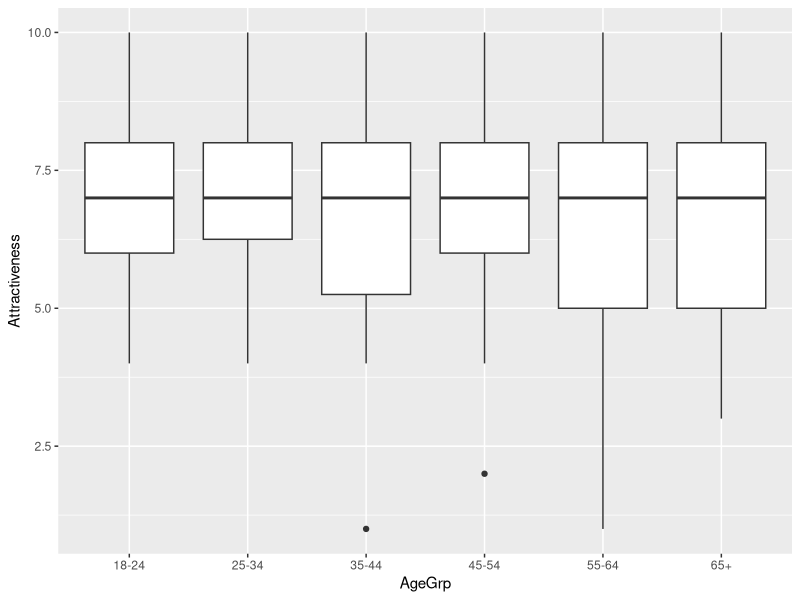
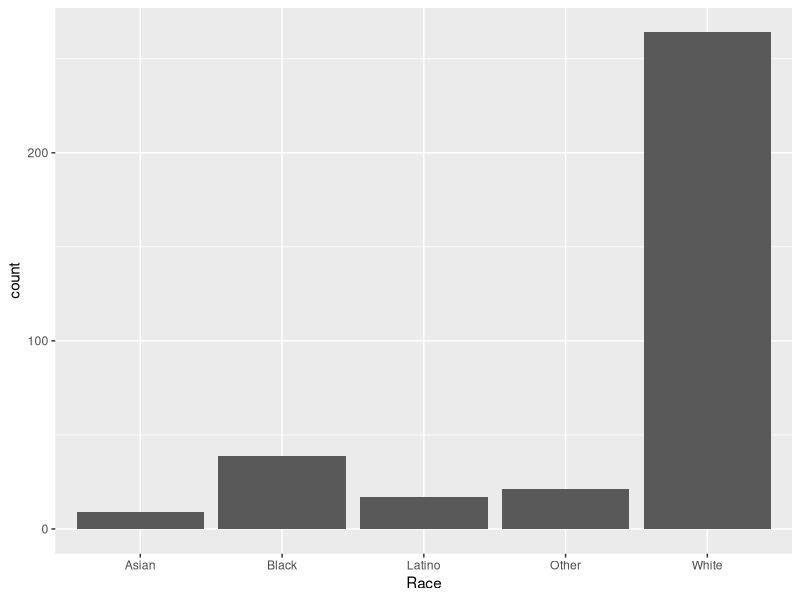
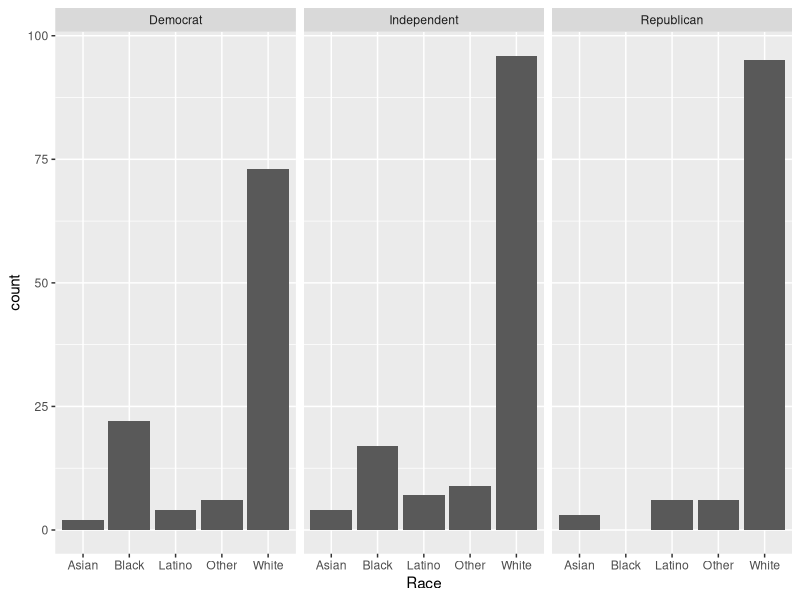
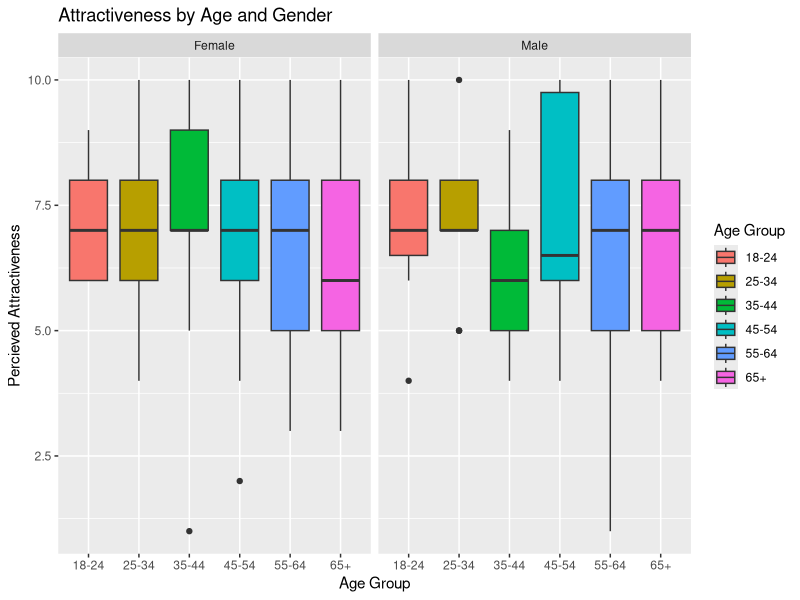
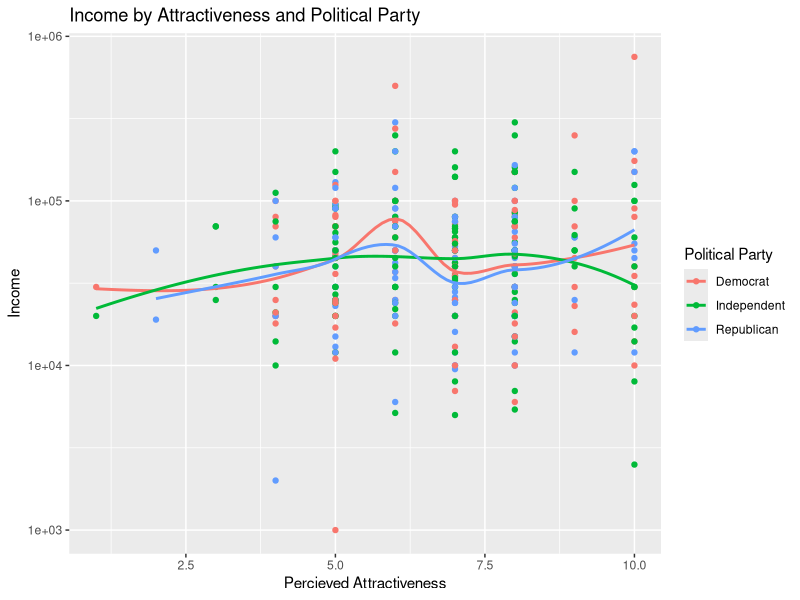

Here is the R script that generated these plots, in order:
## ---- chunk 1
library(ggplot2)
Pulse<-read.csv("Pulse.csv")
## ---- chunk 2
ggplot(data = Pulse,  aes(x = AgeGrp, y = Attractiveness))+ 
  geom_boxplot() 

## ---- chunk 3

ggplot(data=Pulse,aes(x=Race))+
  geom_bar()


## ---- chunk 4
ggplot(data=Pulse,aes(x=Race))+
  geom_bar()+
    facet_wrap(~PoliticalParty)


## ---- chunk 5
ggplot(data = Pulse,  aes(x = AgeGrp, y = Attractiveness,fill=AgeGrp))+ 
  geom_boxplot() +
    facet_wrap(~Gender)+
      labs(title = "Attractiveness by Age and Gender",x="Age Group",y="Percieved Attractiveness",fill="Age Group")
## ---- chunk 6

ggplot(data = Pulse,  aes(x = Attractiveness, y = Income,color=PoliticalParty))+ 
  geom_point() +
    geom_smooth(se=FALSE)+
      labs(title = "Income by Attractiveness and Political Party",y="Income",x="Percieved Attractiveness",col="Political Party")+
        scale_y_log10()


